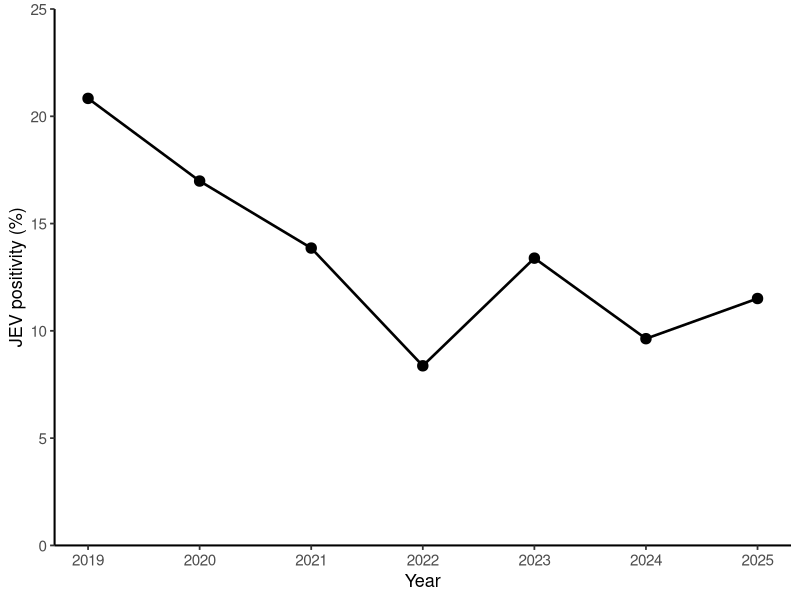
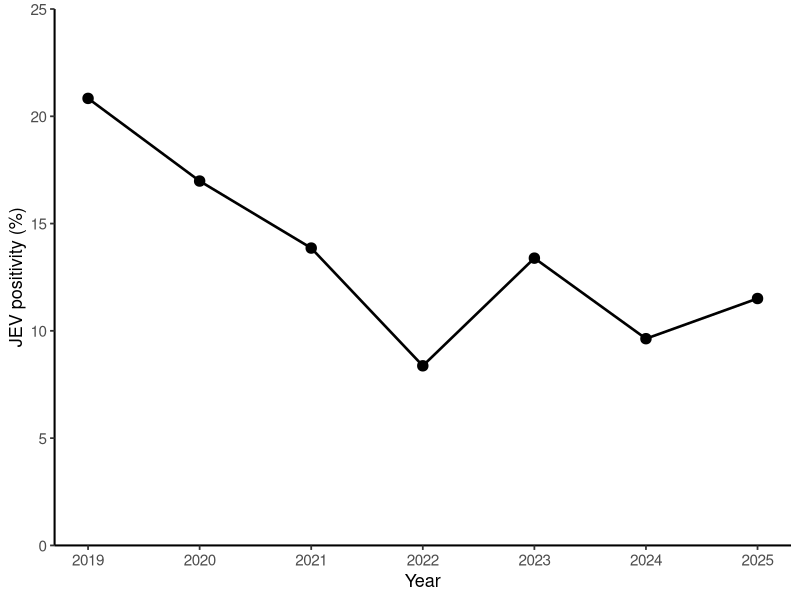

Recreate these plots in R, in order.
# ============================================================
# FIGURE Y: ANNUAL TEMPORAL TREND IN JEV POSITIVITY
# ============================================================

library(ggplot2)

# Annual data
year_data <- data.frame(
  Year = 2019:2025,
  Positive = c(30, 27, 37, 37, 49, 29, 42),
  Total = c(144, 159, 267, 442, 366, 301, 365)
)

# Calculate positivity
year_data$Positivity <- 100 * year_data$Positive / year_data$Total

# Plot
fig_year <- ggplot(year_data,
                   aes(x = Year, y = Positivity, group = 1)) +
  
  geom_line(linewidth = 0.9) +
  
  geom_point(size = 3.2) +
  
  scale_x_continuous(
    breaks = 2019:2025
  ) +
  
  scale_y_continuous(
    limits = c(0, 25),
    breaks = seq(0, 25, 5),
    expand = c(0, 0)
  ) +
  
  labs(
    x = "Year",
    y = "JEV positivity (%)"
  ) +
  
  theme_classic(base_size = 13) +
  
  theme(
    axis.title = element_text(size = 13),
    axis.text = element_text(size = 11),
    axis.line = element_line(linewidth = 0.7),
    axis.ticks = element_line(linewidth = 0.6),
    plot.title = element_blank(),
    legend.position = "none"
  )

fig_year

# Save high-resolution figure
ggsave(
  "Figure_Y_Annual_JEV_Temporal_Trend.tiff",
  fig_year,
  width = 7,
  height = 5,
  units = "in",
  dpi = 600,
  compression = "lzw"
)
